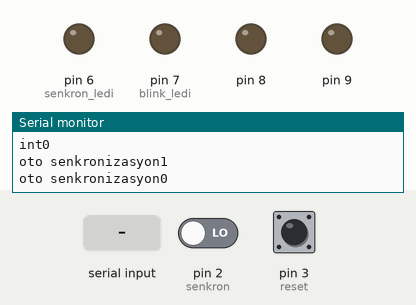
Recording of a sketch running on a simulated Arduino Uno, built with avr-gcc and run on an emulated ATmega328P. Shown: output pins drawn as LEDs (lit = HIGH), the last lines printed to the serial monitor. Inputs (shaded band) come from the test bench; at power-on: pin 2 (senkron) LOW, pin 3 (reset) LOW.

Above: at 2.2 s.
2.3 s: "1" received over the second serial link
3.8 s: "0" received over the second serial link
At 4.1 s:
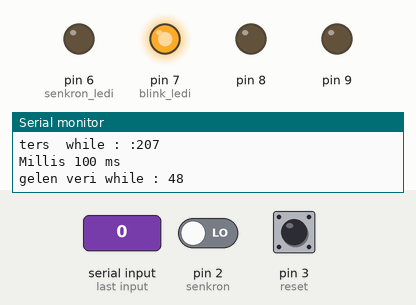
5.7 s: "0" received over the second serial link
At 6.6 s:
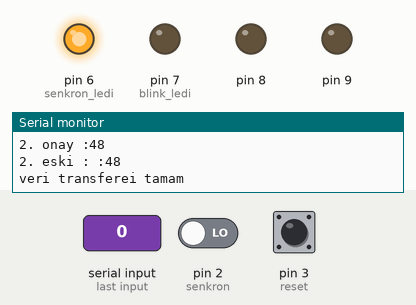
7.2 s: "2" received over the second serial link
At 7.41 s:
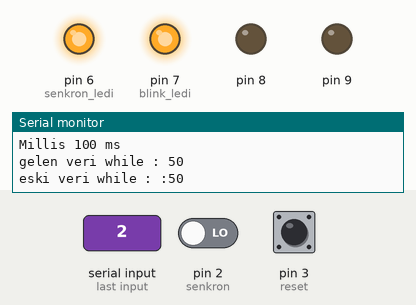
9.1 s: pin 2 (senkron) driven HIGH
At 10.1 s:
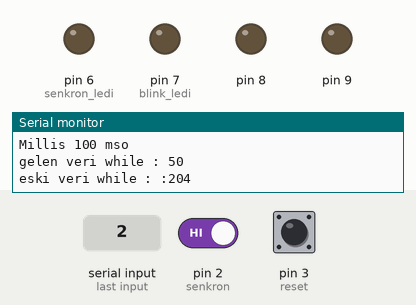
11.5 s: pin 3 (reset) pulled HIGH for 0.15 s
Timing chart, 0 to 14.5 s (numbered marks = the images above; inputs shaded):
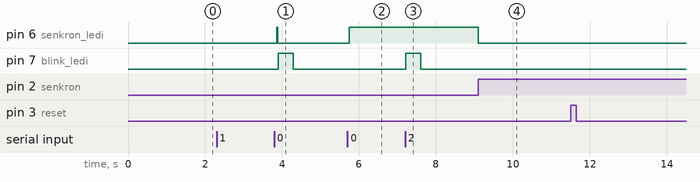

Measured:
- after the input at 3.8 s, pin 6 (senkron_ledi): LOW → HIGH after 0.07 s, → LOW 0.03 s later; pin 7 (blink_ledi): LOW → HIGH after 0.10 s, → LOW 0.39 s later
- after the input at 5.7 s, pin 6 (senkron_ledi): LOW → HIGH after 0.05 s
- after the input at 7.2 s, pin 7 (blink_ledi): LOW → HIGH at once, → LOW 0.39 s later
- after the input at 9.1 s, pin 6 (senkron_ledi): HIGH → LOW at once

The sketch:

alici.ino
```cpp
#include <SoftwareSerial.h>
#include <avr/io.h>
#include <avr/interrupt.h>

//pinler
//#define pin_sayac_clock 8
//#define pin_sayac_reset 9

SoftwareSerial xbee(5, 4);


int snk_led = 0; //- senkron:true
int blink_led = 0; //- senkrons:true


unsigned int gelen_veri;
unsigned int eski_veri;
int gercek_Deger=0;

void setup() {
  Serial.begin(9600);
  xbee.begin(9600);
  //sayac_goster(0);
  delay(1000);
  //senkron ve reset
  pinMode(2, INPUT); //senkron
  pinMode(3, INPUT); //reset
  pinMode(6, OUTPUT); //senkron ledi
  pinMode(7, OUTPUT); //blink ledi
  digitalWrite(6, LOW);
  digitalWrite(7, LOW);

  EIMSK |= 0x03;//START butonu için kesme aktif, STOP butonu START gerçekleştiğinde aktif edilecek
  EICRA |= 0x0F;//INT0 ve INT1 rising(yükselen kenar) tetikleme moduna ayarlandı


  //-
  //timer blink için
  TCNT1 = 61600; // 1 saniye 15625 için >> 65535-15625, 61600 ~2,5 saniye
  TCCR1A = 0x00;//Normal mode
  TCCR1B &= (0 << CS11); // 1024 prescler
  TCCR1B |= (1 << CS10); // 1024 prescler
  TCCR1B |= (1 << CS12); // 1024 prescler
  TIMSK1 |= (1 << TOIE1); // Timer1 taşma kesmesi aktif

  //timer blink için
  TCNT0 = 0; // 1 saniye 15625 için >> 65535-15625, 61600 ~2,5 saniye
  TCCR2A = 0x00;//Normal mode
  TCCR2B &= (0 << CS21); // 1024 prescler
  //TCCR2B |= (1 << CS10); // 1024 prescler
  TCCR2B |= (1 << CS12); // 1024 prescler
  //TIMSK2 |= (1 << TOIE1); // Timer1 taşma kesmesi aktif

  pinMode(8, OUTPUT);
  pinMode(9, OUTPUT);

  /*digitalWrite(pin_sayac_reset, LOW);
  delay(500);
  digitalWrite(pin_sayac_reset, HIGH);
  delay(500);
  digitalWrite(pin_sayac_reset, LOW);*/


  //-

  sei();//Kesme aktifliği(Global kesme bayrağı),
}

void loop() {

  if (xbee.available()) {
    Serial.println("loop");
    gelen_veri = xbee.read();
    gercek_Deger=gelen_veri*6;
    if (gelen_veri != eski_veri)
    {
      Serial.println("");
      Serial.println("");
      Serial.print(" if gelen veri : ");
      Serial.println(gelen_veri);
      Serial.print(" Gelen gerçek değer : ");
      Serial.println(gercek_Deger);
      Serial.print("if eski  : :");
      Serial.println(eski_veri);
      //-
      //timer 0 eklenecek
      if ((gelen_veri != 0) && (eski_veri<200))
      {
        Serial.print("yeni veri");
        blink_led = 0;
        digitalWrite(7, HIGH); //- blink led hıgh
        //- led blink timer start
        TCNT2 = 0;// 65535-7800(1024 prescaler)=~500 ms
        TIFR2 |= (1 << TOV1) ;//timer1 taşma bayragı sıfırlanır.
        TIMSK2 |= (1 << TOIE1) ;// Timer1 taşma kesmesi aktif
      }

      eski_veri = gelen_veri;
      //-
      veri_Al();

    }
  }
}

void veri_Al() {

  while (1) {
    Serial.println("");
    Serial.print("gelen veri while : ");
    Serial.println(gelen_veri);
    Serial.print("eski veri while : :");
    Serial.println(eski_veri);
    unsigned int ters = 255 - gelen_veri;
    unsigned long ilk = millis();
    xbee.write(ters);
    Serial.print("ters  while : :");
    Serial.println(ters);
    if ((millis() - ilk) < 100) {
      Serial.println ("Millis 100 ms");
      if (xbee.available()) {
        digitalWrite(6, HIGH); //-
        gelen_veri = xbee.read();
        Serial.print("2. onay :");
        Serial.println(gelen_veri);
        Serial.print("2. eski : :");
        Serial.println(eski_veri);
        if (gelen_veri == eski_veri) {
          Serial.println("veri transferei tamam");
          digitalWrite(6, HIGH);

          //-
          snk_led = 0;
          TCNT1 = 0;// 65535-7800(1024 prescaler)=~500 ms
          //-

          //sayac_goster(eski_veri);
          break;
        }

        else {
          digitalWrite(6, LOW); //-
          if ((gelen_veri != 0) && (eski_veri<100))
          {
            Serial.print("yeni veri");
            //blink_led=0;
            digitalWrite(7, HIGH); //- blink led hıgh
            //- led blink timer start
            TCNT2 = 0;// 65535-7800(1024 prescaler)=~500 ms
            TIFR2 |= (1 << TOV2) ;//timer1 taşma bayragı sıfırlanır.
            TIMSK2 |= (1 << TOIE2) ;// Timer1 taşma kesmesi aktif
          }

          Serial.println("veri transferei yeni veri");
          eski_veri = gelen_veri;
          veri_Al();
          break;
        }

      }
    } else {
      digitalWrite(6, LOW); //-
      Serial.println("2. onay gelmedi!!!");
      veri_Al();
      break;
    }
  }
}

unsigned int giden_istek = 202;
ISR(INT0_vect)//senkron
{
  Serial.println("int0");
  digitalWrite(6, LOW);
  giden_istek = 202;
  xbee.write(giden_istek);
  eski_veri = 204;
}

ISR(INT1_vect)//reset
{
  Serial.println("int1");
  digitalWrite(6, LOW);
  giden_istek = 201;
  xbee.write(giden_istek);
  eski_veri = 203;
}

/*void sayac_goster(int sayac) {

  digitalWrite(pin_sayac_reset, LOW);
  digitalWrite(pin_sayac_reset, HIGH);
  digitalWrite(pin_sayac_reset, LOW);


  for (int i = 0; i < sayac; i++) {
    digitalWrite(pin_sayac_clock, LOW);
    digitalWrite(pin_sayac_clock, HIGH);
    digitalWrite(pin_sayac_clock, LOW);
  }
}*/

ISR (TIMER1_OVF_vect)    // Timer1 ISR //-
{
  snk_led++;
  if(snk_led>1)
  {
    giden_istek = 202;
    xbee.write(giden_istek);
    eski_veri = 204;

    //TIMSK1 &= (0 << TOIE1) ;   // Timer1 taşma kesmesi devredışı (TOIE1)
    TIFR1 |= (1 << TOV1) ;//timer1 taşma bayragı sıfırlanır.
    snk_led=0;
    digitalWrite(6, LOW);
  }
  Serial.print("oto senkronizasyon");
  Serial.println(snk_led);

  //SÜREKLİ SENKRON
}

ISR (TIMER2_OVF_vect)    // Timer1 ISR //-
{
  blink_led++;
  if(blink_led>382)//196 = 100ms
  {
    TIMSK2 &= (0 << TOIE2) ;
      digitalWrite(7, LOW);
      TIMSK2 &= (0 << TOIE2) ;
      blink_led=0;
  }
}
```
